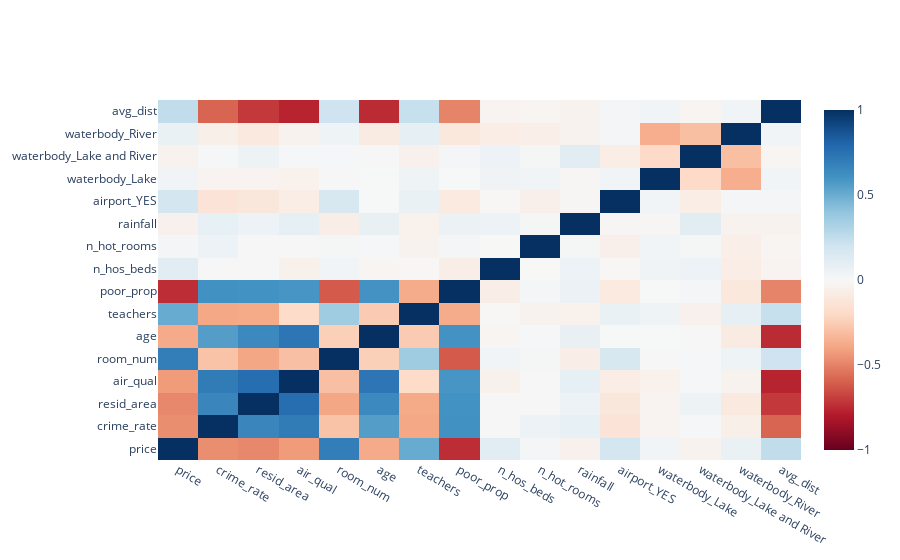

Notebook source saved alongside this figure:
### Code cell
corr = df.corr()
fig = go.Figure(go.Heatmap(
    z=corr.values,
    x=corr.index.values,
    y=corr.columns.values,
    colorscale=px.colors.diverging.RdBu,
    zmin=-1,
    zmax=1
))
fig.show()

### Figure 1 — Plotly figure (JSON) as saved in the notebook; plotly's stock layout.template omitted (floating-point values rounded to 4 significant figures; data arrays with more than 128 entries replaced by an {"elided": "..."} marker saying what was removed)
{"data": [{"colorscale": [[0, "rgb(103,0,31)"], [0.1, "rgb(178,24,43)"], [0.2, "rgb(214,96,77)"], [0.3, "rgb(244,165,130)"], [0.4, "rgb(253,219,199)"], [0.5, "rgb(247,247,247)"], [0.6, "rgb(209,229,240)"], [0.7, "rgb(146,197,222)"], [0.8, "rgb(67,147,195)"], [0.9, "rgb(33,102,172)"], [1, "rgb(5,48,97)"]], "type": "heatmap", "x": ["price", "crime_rate", "resid_area", "air_qual", "room_num", "age", "teachers", "poor_prop", "n_hos_beds", "n_hot_rooms", "rainfall", "airport_YES", "waterbody_Lake", "waterbody_Lake and River", "waterbody_River", "avg_dist"], "y": ["price", "crime_rate", "resid_area", "air_qual", "room_num", "age", "teachers", "poor_prop", "n_hos_beds", "n_hot_rooms", "rainfall", "airport_YES", "waterbody_Lake", "waterbody_Lake and River", "waterbody_River", "avg_dist"], "z": {"elided": "16x16 float values"}, "zmax": 1, "zmin": -1}], "layout": {}}
